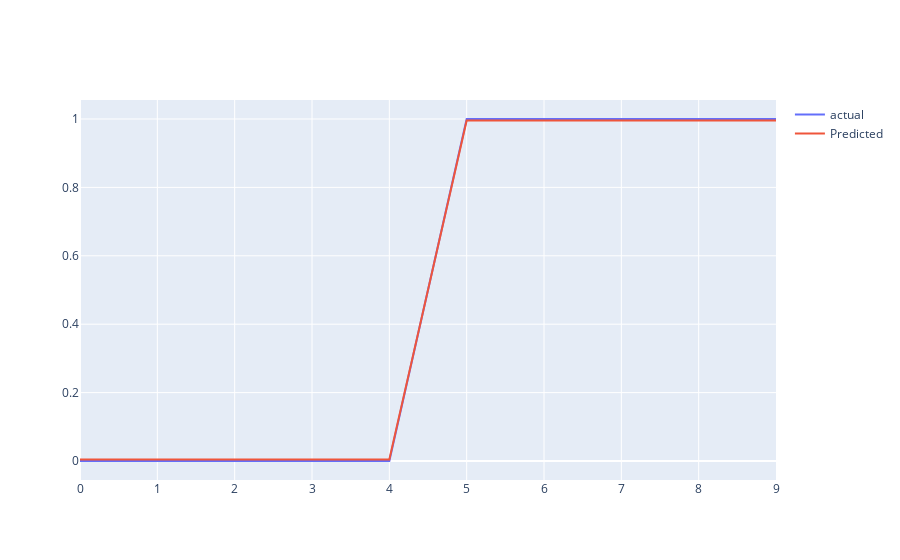

The notebook cell this image was saved under:
### Code cell
fig = go.Figure()
fig.add_trace(go.Scatter(x=np.arange(0,len(Y)),y=Y,mode ='lines',name = 'actual'))
fig.add_trace(go.Scatter(x=np.arange(0,len(Y)),y=Ŷ,mode ='lines',name = 'Predicted'))
fig.show()

### Figure 1 — Plotly figure (JSON) as saved in the notebook; plotly's stock layout.template omitted (floating-point values rounded to 4 significant figures)
{"data": [{"mode": "lines", "name": "actual", "type": "scatter", "x": [0, 1, 2, 3, 4, 5, 6, 7, 8, 9], "y": [0, 0, 0, 0, 0, 1, 1, 1, 1, 1]}, {"mode": "lines", "name": "Predicted", "type": "scatter", "x": [0, 1, 2, 3, 4, 5, 6, 7, 8, 9], "y": [0.00443, 0.00443, 0.00443, 0.00443, 0.00443, 0.9956, 0.9956, 0.9956, 0.9956, 0.9956]}], "layout": {"autosize": true, "xaxis": {"autorange": true, "range": [0, 9], "type": "linear"}, "yaxis": {"autorange": true, "range": [-0.05556, 1.056], "type": "linear"}}}
